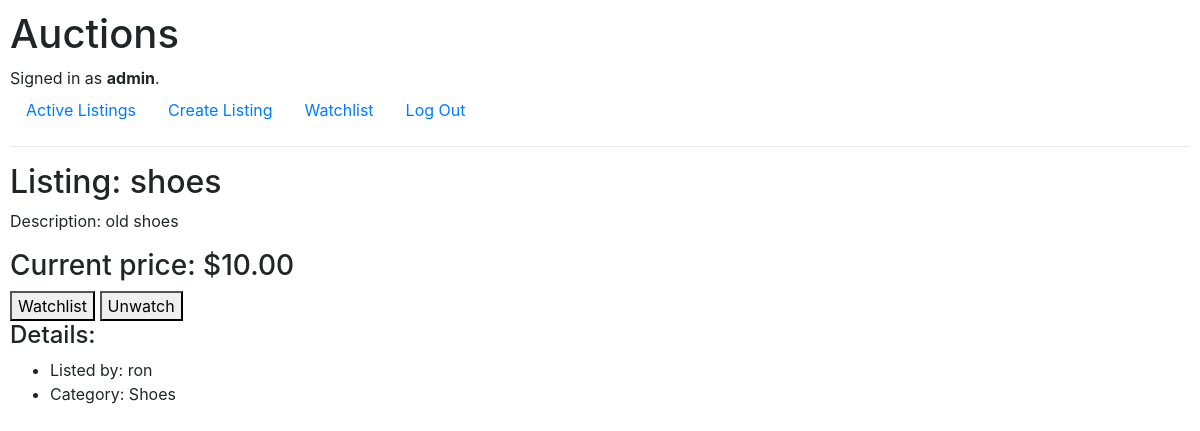
Screenshot of /listing/2 (signed in) with the database file from the repository.
### auctions/models.py (models this page shows, shortened)
class User(AbstractUser):
    pass

class Listing(models.Model):
    title = models.CharField(max_length=100)
    description = models.CharField(max_length=1000)
    price = models.DecimalField(max_digits=10, decimal_places=2)
    category = models.CharField(max_length=64)
    username = models.ForeignKey(User, on_delete=models.CASCADE, related_name="owner")
    img = models.ImageField(upload_to="auctions/uploads/images", blank=True, null=True, default=None)

### auctions/views.py (the view)
# urls.py: path("listing/<int:id>", views.listing_page, name="listing_page"),
def listing_page(request, id):
    return render(request, "auctions/listingpage.html", {
        "listing": Listing.objects.get(pk=id),
    })

### auctions/templates/auctions/listingpage.html (shortened to what this page needs)
{% extends "auctions/layout.html" %}
{% block body %}
    <h2>Listing: {{ listing.title }} </h2>
    <p>Description: {{ listing.description }}</p>
    <h3>Current price: ${{ listing.price }} </h3>
    <div>
        <form style="display: inline-block;" action="{% url 'watchlist' %}" method="post">
            <button type="submit">Watchlist</button>
        </form>
        <form style="display: inline-block;" action="{% url 'watchlist' %}" method="post">
            <button type="submit">Unwatch</button>
        </form>
    </div>
    <h4>Details:</h4>
    <ul>
        <li>Listed by: {{ listing.username }} </li>
        <li>Category: {{ listing.category }} </li>
    </ul>
{% endblock %}

### auctions/templates/auctions/layout.html (shortened to what this page needs)
{% load static %}
<!DOCTYPE html>
<html lang="en">
    <head>
        <link rel="stylesheet" href="https://stackpath.bootstrapcdn.com/bootstrap/4.4.1/css/bootstrap.min.css">
        <link href="{% static 'auctions/styles.css' %}" rel="stylesheet">
    </head>
    <body>
        <h1>Auctions</h1>
        <div>
            {% if user.is_authenticated %}
                Signed in as <strong>{{ user.username }}</strong>.
            {% else %}
                Not signed in.
            {% endif %}
        </div>
        <ul class="nav">
            <li class="nav-item">
                <a class="nav-link" href="{% url 'index' %}">Active Listings</a>
            </li>
            {% if user.is_authenticated %}
                <li class="nav-item">
                    <a class="nav-link" href="{% url 'create_listing' %}">Create Listing</a>
                </li>
                <li class="nav-item">
                    <a class="nav-link" href="{% url 'watchlist' %}">Watchlist</a>
                </li>
                <li class="nav-item">
                    <a class="nav-link" href="{% url 'logout' %}">Log Out</a>
                </li>
            {% endif %}
        </ul>
        <hr>
        {% block body %}
        {% endblock %}
    </body>
</html>

### auctions/static/auctions/styles.css (style rules this page uses)
body { padding: 10px; }

### rows the page displays
User: username "admin"
Listing: title "shoes", description "old shoes", price "10.00", username "ron", category "Shoes"
